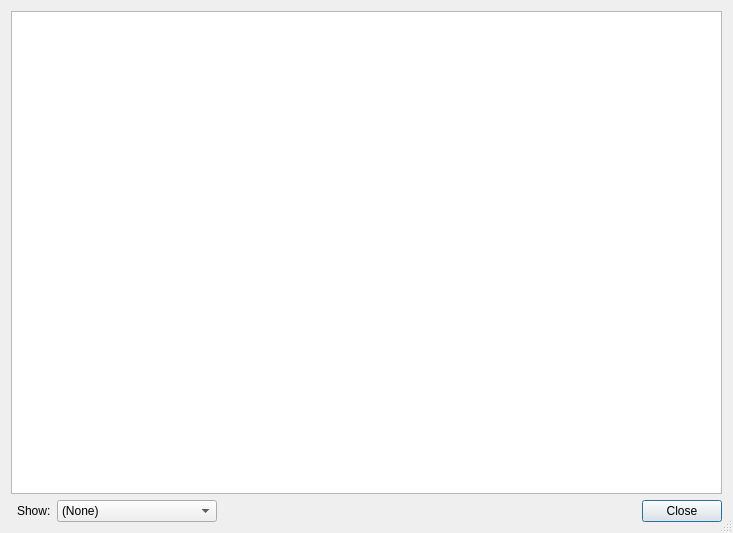
<?xml version="1.0" encoding="UTF-8"?>
<ui version="4.0">
 <class>DialogTables</class>
 <widget class="QDialog" name="DialogTables">
  <property name="geometry">
   <rect>
    <x>0</x>
    <y>0</y>
    <width>733</width>
    <height>533</height>
   </rect>
  </property>
  <property name="windowTitle">
   <string>Show tables</string>
  </property>
  <property name="sizeGripEnabled">
   <bool>true</bool>
  </property>
  <layout class="QGridLayout" name="gridLayout">
   <item row="0" column="0" colspan="4">
    <widget class="QTableWidget" name="tableWidget">
     <property name="contextMenuPolicy">
      <enum>Qt::CustomContextMenu</enum>
     </property>
     <property name="alternatingRowColors">
      <bool>true</bool>
     </property>
     <property name="selectionMode">
      <enum>QAbstractItemView::ContiguousSelection</enum>
     </property>
     <property name="showGrid">
      <bool>false</bool>
     </property>
     <attribute name="verticalHeaderVisible">
      <bool>false</bool>
     </attribute>
     <row>
      <property name="text">
       <string/>
      </property>
     </row>
     <row>
      <property name="text">
       <string/>
      </property>
     </row>
    </widget>
   </item>
   <item row="2" column="3">
    <widget class="QDialogButtonBox" name="buttonBox">
     <property name="orientation">
      <enum>Qt::Horizontal</enum>
     </property>
     <property name="standardButtons">
      <set>QDialogButtonBox::Close</set>
     </property>
    </widget>
   </item>
   <item row="2" column="1">
    <widget class="QLabel" name="label">
     <property name="text">
      <string>Show:</string>
     </property>
    </widget>
   </item>
   <item row="2" column="2">
    <widget class="QComboBox" name="comboBox_Table">
     <property name="minimumSize">
      <size>
       <width>160</width>
       <height>0</height>
      </size>
     </property>
     <property name="currentIndex">
      <number>0</number>
     </property>
     <property name="maxVisibleItems">
      <number>20</number>
     </property>
     <item>
      <property name="text">
       <string>(None)</string>
      </property>
     </item>
     <item>
      <property name="text">
       <string>Building Data</string>
      </property>
      <property name="icon">
       <iconset resource="../Resources/InteractiveGameTweaker.qrc">
        <normaloff>:/abilities/Create Outpost.gif</normaloff>:/abilities/Create Outpost.gif</iconset>
      </property>
     </item>
     <item>
      <property name="text">
       <string>Cities</string>
      </property>
      <property name="icon">
       <iconset resource="../Resources/InteractiveGameTweaker.qrc">
        <normaloff>:/abilities/Construction.gif</normaloff>:/abilities/Construction.gif</iconset>
      </property>
     </item>
     <item>
      <property name="text">
       <string>Events</string>
      </property>
      <property name="icon">
       <iconset resource="../Resources/InteractiveGameTweaker.qrc">
        <normaloff>:/images/Arcane.gif</normaloff>:/images/Arcane.gif</iconset>
      </property>
     </item>
     <item>
      <property name="text">
       <string>Hero Data</string>
      </property>
      <property name="icon">
       <iconset resource="../Resources/InteractiveGameTweaker.qrc">
        <normaloff>:/heroes/serena.gif</normaloff>:/heroes/serena.gif</iconset>
      </property>
     </item>
     <item>
      <property name="text">
       <string>Item Data</string>
      </property>
      <property name="icon">
       <iconset resource="../Resources/InteractiveGameTweaker.qrc">
        <normaloff>:/abilities/Thrown.gif</normaloff>:/abilities/Thrown.gif</iconset>
      </property>
     </item>
     <item>
      <property name="text">
       <string>Item Powers</string>
      </property>
      <property name="icon">
       <iconset resource="../Resources/InteractiveGameTweaker.qrc">
        <normaloff>:/images/thrown.gif</normaloff>:/images/thrown.gif</iconset>
      </property>
     </item>
     <item>
      <property name="text">
       <string>Items in game</string>
      </property>
      <property name="icon">
       <iconset resource="../Resources/InteractiveGameTweaker.qrc">
        <normaloff>:/images/thrown.gif</normaloff>:/images/thrown.gif</iconset>
      </property>
     </item>
     <item>
      <property name="text">
       <string>Lairs in game</string>
      </property>
      <property name="icon">
       <iconset resource="../Resources/InteractiveGameTweaker.qrc">
        <normaloff>:/heroes/lucern.png</normaloff>:/heroes/lucern.png</iconset>
      </property>
     </item>
     <item>
      <property name="text">
       <string>Race Data</string>
      </property>
      <property name="icon">
       <iconset resource="../Resources/InteractiveGameTweaker.qrc">
        <normaloff>:/race/Barbarian.gif</normaloff>:/race/Barbarian.gif</iconset>
      </property>
     </item>
     <item>
      <property name="text">
       <string>Spell Data</string>
      </property>
      <property name="icon">
       <iconset resource="../Resources/InteractiveGameTweaker.qrc">
        <normaloff>:/abilities/Caster.gif</normaloff>:/abilities/Caster.gif</iconset>
      </property>
     </item>
     <item>
      <property name="text">
       <string>Unit Types</string>
      </property>
      <property name="icon">
       <iconset resource="../Resources/InteractiveGameTweaker.qrc">
        <normaloff>:/abilities/Summon Demons 1.gif</normaloff>:/abilities/Summon Demons 1.gif</iconset>
      </property>
     </item>
     <item>
      <property name="text">
       <string>Units in game</string>
      </property>
      <property name="icon">
       <iconset resource="../Resources/InteractiveGameTweaker.qrc">
        <normaloff>:/images/Level 4.gif</normaloff>:/images/Level 4.gif</iconset>
      </property>
     </item>
     <item>
      <property name="text">
       <string>Unrest Table</string>
      </property>
      <property name="icon">
       <iconset resource="../Resources/InteractiveGameTweaker.qrc">
        <normaloff>:/race/Klackon.gif</normaloff>:/race/Klackon.gif</iconset>
      </property>
     </item>
     <item>
      <property name="text">
       <string>Wizards</string>
      </property>
      <property name="icon">
       <iconset resource="../Resources/InteractiveGameTweaker.qrc">
        <normaloff>:/wizards/Freya.gif</normaloff>:/wizards/Freya.gif</iconset>
      </property>
     </item>
    </widget>
   </item>
  </layout>
 </widget>
 <resources>
  <include location="../Resources/InteractiveGameTweaker.qrc"/>
 </resources>
 <connections>
  <connection>
   <sender>buttonBox</sender>
   <signal>accepted()</signal>
   <receiver>DialogTables</receiver>
   <slot>accept()</slot>
   <hints>
    <hint type="sourcelabel">
     <x>248</x>
     <y>254</y>
    </hint>
    <hint type="destinationlabel">
     <x>157</x>
     <y>274</y>
    </hint>
   </hints>
  </connection>
  <connection>
   <sender>buttonBox</sender>
   <signal>rejected()</signal>
   <receiver>DialogTables</receiver>
   <slot>reject()</slot>
   <hints>
    <hint type="sourcelabel">
     <x>316</x>
     <y>260</y>
    </hint>
    <hint type="destinationlabel">
     <x>286</x>
     <y>274</y>
    </hint>
   </hints>
  </connection>
 </connections>
</ui>
